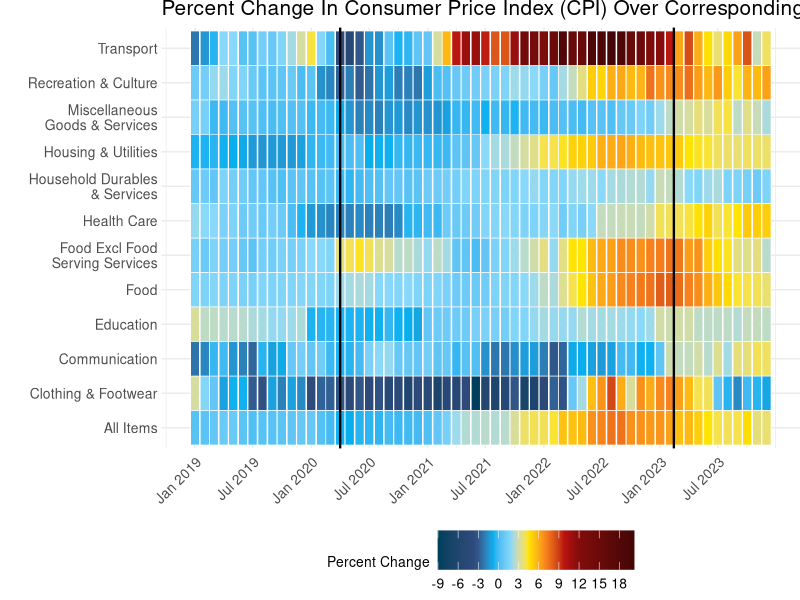
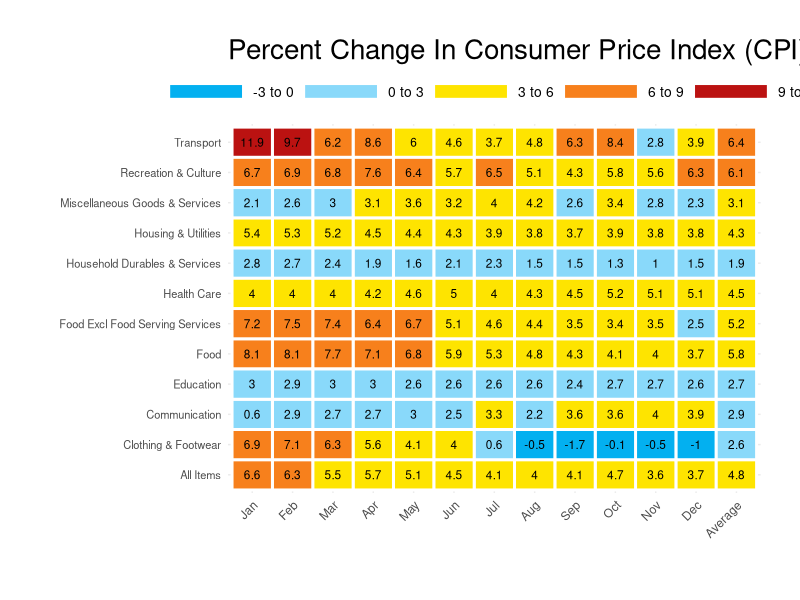

These charts were generated, in order, by the following R code:
## ---- chunk 1
# Load necessary libraries
library(tidyverse)
library(lubridate)
library(ggplot2)
## ---- chunk 2
# Load the dataset
dataset <- read_csv("M212911.csv", skip = 10)
dataset <- dataset[1:152,]
## ---- chunk 3
# Convert relevant columns to numeric
dataset <- dataset %>%
  mutate(across(matches("^2019|^2020|^2021|^2022|^2023"), ~ as.numeric(as.character(.))))

month_data <- dataset %>%
  filter(`Data Series` %in% c("Food", "Food Excl Food Serving Services", "Clothing & Footwear", "Housing & Utilities", "Household Durables & Services", "Health Care", "Transport", "Communication", "Recreation & Culture", "Education", "Miscellaneous Goods & Services", "All Items")) %>%
  select(`Data Series`, matches("^2019|^2020|^2021|^2022|^2023"))

## ---- chunk 4
# Pivot longer for heatmap generation
long_data <- month_data %>%
  pivot_longer(cols = matches("^2019|^2020|^2021|^2022|^2023"), 
               names_to = "Year_Month", values_to = "Percent_Change") %>%
  separate(Year_Month, into = c("Year", "Month"), sep = " ") %>%
  mutate(Year = as.integer(Year), 
         Month = factor(Month, levels = c("Jan", "Feb", "Mar", "Apr", "May", "Jun", "Jul", "Aug", "Sep", "Oct", "Nov", "Dec")),
         Date = as.Date(paste(Year, Month, "01", sep = "-"), format = "%Y-%b-%d"))

## ---- chunk 5


long_data <- long_data %>%
  mutate(`Data Series` = case_when(
    `Data Series` == "Miscellaneous Goods & Services" ~ "Miscellaneous\nGoods & Services",
    `Data Series` == "Household Durables & Services" ~ "Household Durables\n& Services",
    `Data Series` == "Food Excl Food Serving Services" ~ "Food Excl Food\nServing Services",
    TRUE ~ as.character(`Data Series`)
  ))


# Define custom color scale
color_scale <- scale_fill_gradientn(
   colors = c("#003f5c","#2f4b7c","#03b0f0", "#89d9fa", "#fee400", "#f7801c", "#bb1211", "#7a0c0a", "#440606"),
  #colors = c("#03b0f0", "#89d9fa", "#fee400", "#f7801c", "#bb1211"),
  values = scales::rescale(c(min(long_data$Percent_Change, na.rm = TRUE), -3, 0, 3, 6, 9, 12, max(long_data$Percent_Change, na.rm = TRUE))),  # Define breakpoints dynamically
  limits = c(min(long_data$Percent_Change, na.rm = TRUE), max(long_data$Percent_Change, na.rm = TRUE)),  # Dynamic limits
  breaks = seq(floor(min(long_data$Percent_Change, na.rm = TRUE)), ceiling(max(long_data$Percent_Change, na.rm = TRUE)), by = 3),  # Adjust breaks dynamically
  labels = as.character(seq(floor(min(long_data$Percent_Change, na.rm = TRUE)), ceiling(max(long_data$Percent_Change, na.rm = TRUE)), by = 3))  # Adjust labels dynamically

)

# Generate heatmap with customized color and spacing
ggplot(long_data, aes(x = Date, y = `Data Series`, fill = Percent_Change)) +
  geom_tile(color = "white", size = 0.2) +  # Add spacing between tiles
  geom_vline(xintercept = as.numeric(as.Date("2020-04-01")), color = "black", linetype = "solid", size = 0.8) +  # circuit breaker lockdown 
  geom_vline(xintercept = as.numeric(as.Date("2023-02-13")), color = "black", linetype = "solid", size = 0.8) +  # fully release
  color_scale +
  scale_x_date(
    breaks = seq.Date(from = min(long_data$Date, na.rm = TRUE), to = max(long_data$Date, na.rm = TRUE), by = "6 months"),
    date_labels = "%b %Y"
  )+
  # more space between y-axis elements
  labs(title = "Percent Change In Consumer Price Index (CPI) Over Corresponding Period Of Previous Year, Monthly",
       x = NULL, y = NULL, fill = "Percent Change") +
  theme_minimal() +
  theme(axis.text.x = element_text(angle = 45, hjust = 1)) +
  theme(plot.title = element_text(size = 15), 
        axis.text.x = element_text(size = 10), 
        axis.text.y = element_text(size = 10, margin = margin(0, 0, 0, 20)),  # Add margin to y-axis text
        legend.title = element_text(size = 10),
        legend.text = element_text(size = 10)) +
  theme(plot.margin = unit(c(0, 0, 0, 0), "cm")) +
  theme(legend.position = "bottom") +
  theme(legend.key.size = unit(1, "cm")) +
  theme(legend.key.width = unit(1, "cm"))
## ---- chunk 6

# Filter for 2023 data
data_2023 <- month_data %>%
  select(`Data Series`, matches("^2023"))

# Calculate average change for 2023
data_2023 <- data_2023 %>%
  rowwise() %>%
  mutate(`2023 Average Change` = mean(c_across(matches("^2023")), na.rm = TRUE)) %>%
  ungroup()

# Pivot longer for heatmap generation
long_data <- data_2023 %>%
  pivot_longer(cols = matches("^2023"), 
               names_to = "Year_Month", values_to = "Percent_Change") %>%
  separate(Year_Month, into = c("Year", "Month"), sep = " ", extra = "drop") %>%
  mutate(Year = as.integer(Year), 
         Month = factor(Month, levels = c("Jan", "Feb", "Mar", "Apr", "May", "Jun", "Jul", "Aug", "Sep", "Oct", "Nov", "Dec")))

# Define the custom discrete color scale
discrete_colors <- c("#03b0f0", "#89d9fa", "#fee400", "#f7801c", "#bb1211")
breaks <- c(-3, 0, 3, 6, 9, 12)
labels <- c("-3 to 0", "0 to 3", "3 to 6", "6 to 9", "9 to 12")


## ---- chunk 7
# Prepare data for the average change row
average_data <- data_2023 %>%
  select(`Data Series`, `2023 Average Change`) %>%
  rename(Percent_Change = `2023 Average Change`) %>%
  mutate(Month = "Average", Year = 2023)


# Combine the average data with the original long data
combined_data <- bind_rows(long_data, average_data)

# Ensure "Average" appears last in the plot
combined_data$Month <- factor(combined_data$Month, levels = c(levels(long_data$Month), "Average"))


# Filter out any NA values
combined_data <- combined_data %>% filter(!is.na(Month))

## ---- chunk 8
print(combined_data)
## ---- chunk 9

# Generate the heatmap including the average row
heatmap_with_average <- ggplot(combined_data, aes(x = Month, y = `Data Series`)) +
  geom_tile(aes(fill = cut(Percent_Change, breaks = breaks, labels = labels, include.lowest = TRUE)), color = "white", size = 1) +  # Use white fill and black border for each tile
  scale_fill_manual(values = setNames(discrete_colors, labels), name = "Percent Change") +
  geom_text(aes(label = round(Percent_Change, 1)), size = 3, color = "black") +  # Add text labels for percent change
  labs(title = "Percent Change In Consumer Price Index (CPI) Over Corresponding Period Of Previous Year, 2023",
       x = "", y = "") +
  theme_minimal() +
  theme(axis.text.x = element_text(angle = 45, hjust = 1),  # Rotate x-axis labels
        axis.text.y = element_text(size = 8),  # Adjust y-axis label size
        plot.title = element_text(size = 20), 
        legend.title = element_blank(),  # Remove legend title
        legend.text = element_text(size = 10),
        legend.position = "top",
        legend.direction = "horizontal",
        legend.key.height = unit(0.5, "cm"),
        legend.key.width = unit(2, "cm"),
        legend.spacing.x = unit(0, "cm"),
        legend.spacing.y = unit(0.5, "cm"),
        plot.margin = unit(c(1, 1, 1, 1), "cm"))

# Display the heatmap with the average row
print(heatmap_with_average)
